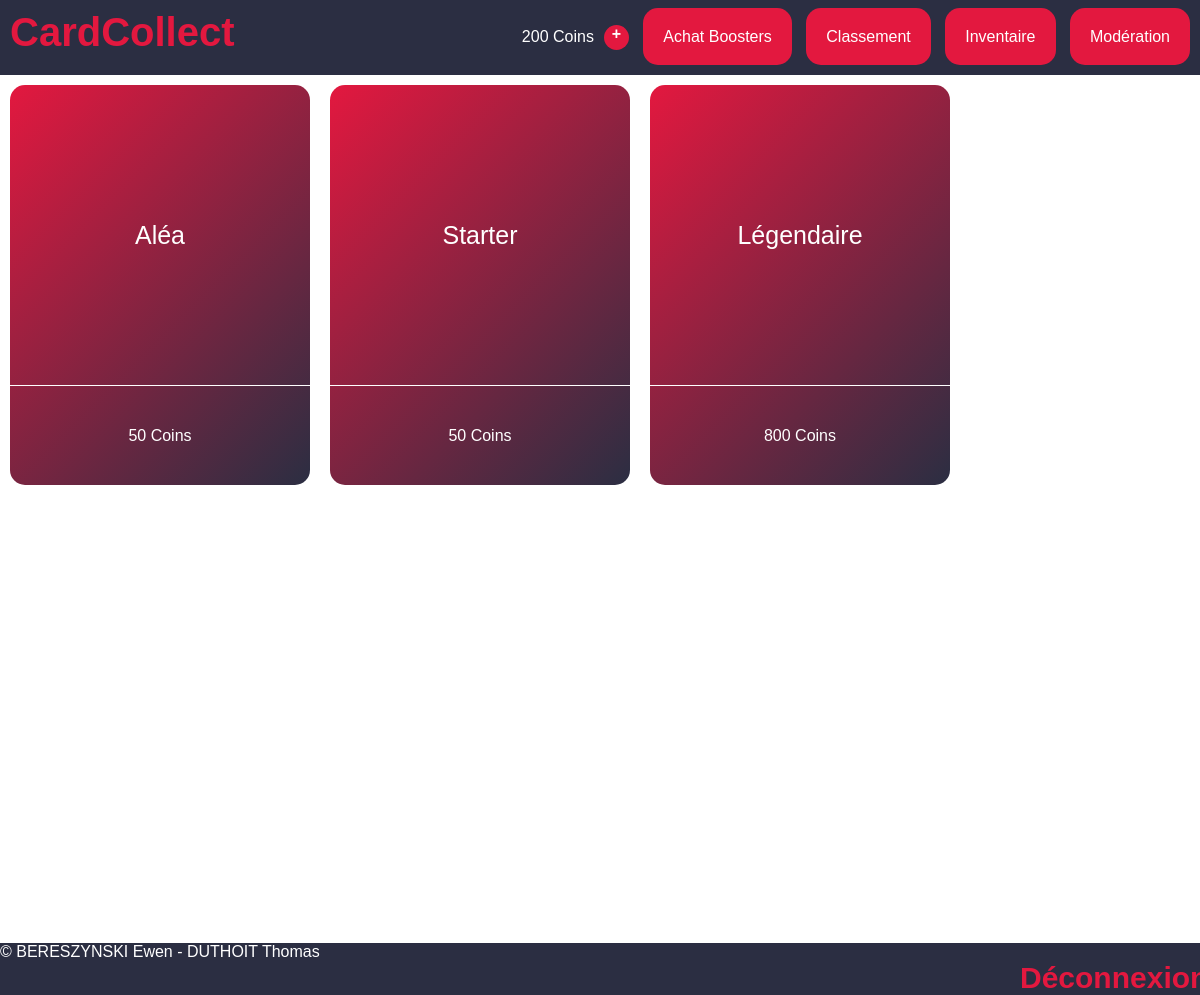
/index.php?view=shop (signed in), run on the app's committed database.
### tables this page shows
CREATE TABLE `Users` (
  `id` int NOT NULL AUTO_INCREMENT,
  `mail` varchar(100) NOT NULL,
  `pseudo` varchar(20) NOT NULL,
  `pass` varchar(50) NOT NULL,
  `privileges` int NOT NULL DEFAULT 0,
  `allowed` int DEFAULT 1,
  `coins` int DEFAULT 200,

  PRIMARY KEY (id)
);

CREATE TABLE `Boosters` (
  `id` int NOT NULL AUTO_INCREMENT,
  `name` varchar(30) NOT NULL,
  `cost` int NOT NULL,
  `nbCommon` int NOT NULL,
  `nbUncommon` int NOT NULL,
  `nbEpic` int NOT NULL,
  `nbLegendary` int NOT NULL,
  `nbRandom` int NOT NULL,
  `inShop` int NOT NULL DEFAULT 1,

  PRIMARY KEY (id)
);

### libs/maLibUtils.php (called while the page is built, shortened)
<?php
function valider($nom,$type="REQUEST")
{
	switch($type)
	{
		case 'REQUEST':
		if(isset($_REQUEST[$nom]) && !($_REQUEST[$nom] == ""))
			return proteger($_REQUEST[$nom]);
		break;
		case 'GET':
		if(isset($_GET[$nom]) && !($_GET[$nom] == ""))
			return proteger($_GET[$nom]);
		break;
		case 'SESSION':
		if(isset($_SESSION[$nom]) && !($_SESSION[$nom] == ""))
			return $_SESSION[$nom];
		break;
	}
	return false;
}
function proteger($str)
{
	if (is_array($str))
	{
		$nextTab = array();
		foreach($str as $cle => $val)
		{
			$nextTab[$cle] = addslashes($val);
		}
		return $nextTab;
	}
	else
		return addslashes ($str);
}
?>

### libs/maLibSQL.pdo.php (called while the page is built, shortened)
<?php
include_once "config.php";
function SQLGetChamp($sql)
{
	global $BDD_host;
	global $BDD_base;
	global $BDD_user;
	global $BDD_password;
	try {
		$dbh = new PDO("mysql:host=$BDD_host;dbname=$BDD_base", $BDD_user, $BDD_password);
	} catch (PDOException $e) {
		die("<font color=\"red\">SQLGetChamp: Erreur de connexion : " . $e->getMessage() . "</font>");
	}
	$dbh->exec("SET CHARACTER SET utf8");
	$res = $dbh->query($sql);
	$num = $res->rowCount();
	$res->setFetchMode(PDO::FETCH_NUM);
	$ligne = $res->fetch();
	if ($ligne == false) return false;
	else return $ligne[0];
}
function SQLSelect($sql)
{
 	global $BDD_host;
	global $BDD_base;
 	global $BDD_user;
 	global $BDD_password;
	try {
		$dbh = new PDO("mysql:host=$BDD_host;dbname=$BDD_base", $BDD_user, $BDD_password);
	} catch (PDOException $e) {
		die("<font color=\"red\">SQLSelect: Erreur de connexion : " . $e->getMessage() . "</font>");
	}
	$dbh->exec("SET CHARACTER SET utf8");
	$res = $dbh->query($sql);
	$num = $res->rowCount();
	if ($num==0) return false;
	else return $res;
}
function parcoursRs($result)
{
	$result->setFetchMode(PDO::FETCH_ASSOC);
	while ($ligne = $result->fetch())
		$tab[]= $ligne;
	return $tab;
}
?>

### libs/modele.php (called while the page is built, shortened)
<?php
include_once "maLibSQL.pdo.php";
function getCoins($id){
  return SQLGetChamp("
  SELECT coins
  FROM Users
  WHERE id='$id';");
}
function listerBoosters($inshop = 0){
    $sql = "
    SELECT id, name, cost, nbCommon, nbUncommon, nbEpic, nbLegendary, nbRandom, inShop
    FROM Boosters";
    if ($inshop == 0) {
      $sql = $sql . ";";
    }
    else {
      $sql = $sql . " WHERE inShop;";
    }
  return parcoursRs(SQLSelect($sql));
}
?>

### templates/shop.php (the view, shortened to what this page needs)
<?php
$boosters = listerboosters(1);
echo "<div>";
for ($i=0; $i < count($boosters); $i++) {
	echo "<a href=\"index.php?view=boosterinfo&idBooster=" . $boosters[$i]["id"]. "\">";
	mkBooster($boosters[$i]["name"], $boosters[$i]["cost"] . " Coins");
	echo "</a>";
}
echo "</div>";
?>

### templates/header.php (shortened to what this page needs)
<!DOCTYPE html PUBLIC "-//W3C//DTD XHTML 1.0 Strict//EN" "http://www.w3.org/TR/xhtml1/DTD/xhtml1-strict.dtd">
<html xmlns="http://www.w3.org/1999/xhtml">
<head>
	<link rel="stylesheet" type="text/css" href="css/style.css">
</head>
<body>
<div id="site_header">
	<a id="site_logo" href="index.php?view=accueil">CardCollect</a>
<?php
echo "<div id=\"navbar_buttons\">";
	if (!valider("connected", "SESSION")) {
		echo "<a class=\"crimson_button\" href=\"index.php?view=login\">Connexion</a>\n";
		echo "<a class=\"crimson_button\" href=\"index.php?view=register\">Inscription</a>\n";
	}
	else {
		echo getCoins(valider("idUser", "SESSION")) . " Coins";
		echo "<a class=\"more_coins_btn\" href=\"index.php?view=questions\">+</a>\n";
		echo "<a class=\"crimson_button\" href=\"index.php?view=shop\">Achat Boosters</a>\n";
		echo "<a class=\"crimson_button\" href=\"index.php?view=podium\">Classement</a>\n";
		echo "<a class=\"crimson_button\" href=\"index.php?view=cardInventory\">Inventaire</a>\n";
	}
	if (valider("connected", "SESSION") && (valider("permissions", "SESSION") >= 1)) {
		echo "<a class=\"crimson_button\" href=\"index.php?view=moderation\">Modération</a>\n";
	}
echo "</div>";
?>
</div>
<div class="spacer"></div>

### libs/LibCardCollect.php (shortened to what this page needs)
<?php
function mkBooster($name, $cost, $cardsCount="NO", $id=0){
    if ($cardsCount == "NO") {
        echo "<div class=\"booster\">";
            echo "<span>" . $name . "</span>";
            echo "<p>". $cost . "</p>";
        echo "</div>";
    } else {
        echo "<a href=\"controleur.php?action=OuvrirBooster&idBooster=" . $id . "\"><div class=\"booster\">";
            echo "<span>" . $name . "</span>";
            echo "<p>". $cardsCount . " cartes</p>";
        echo "</div></a>";
    }
}
?>

### css/style.css (style rules this page uses)
:root { --crimson: #e3183f; --white: #ffffff; --black: #000000; --dark: #2b2e42; --dgray: #8d9aad; --lgray: #d9d9d9; --r1-bg: #8d9aad; --r2-bg: #00bf63; --r3-bg: #8c52ff; --r4-bg: linear-gradient(to right, #ffde59, #ff914d); --booster-bg: linear-gradient(135deg, var(--crimson) ,var(--dark)); --radial-bg: radial-gradient(var(--crimson), var(--dark) 80% ); --bg-t1: var(--r4-bg); --bg-t2: linear-gradient(to right, #ffffff, #241f1c); --bg-t3: linear-gradient(to right, #bd6218, #ff7017); --reveal-glow: rgba(255, 255, 255, 0.363); --card-shadow: rgba(0, 0, 0, 0.103); }
* { font-family: sans-serif; }
body { margin: 0; padding: 0; min-height: 100vh; }
.crimson_button { background-color: var(--crimson); color: var(--white); text-decoration: none; padding: 20px; border-radius: 15px; transition-duration: .3s; }
.booster { width: 300px; height: 400px; border-radius: 15px; text-align: center; background: var(--booster-bg); display: inline-block; margin: 10px; }
.booster p { color: var(--white); border-top: 1px solid var(--white); margin-top: 0px; height: 100px; vertical-align: middle; line-height: 100px; }
.booster span { color: var(--white); font-size: 25px; margin: 10px 10px 0 10px; padding-bottom: 50px; border-radius: 15px; line-height: 300px; }
#site_header { background-color: var(--dark); display: inline-block; height: 75px; width: 100vw; z-index: 2; position: absolute; top: 0; }
.spacer { height: 75px; }
#site_logo { color: var(--crimson); text-decoration: none; font-weight: bold; font-size: 40px; position: absolute; left: 10px; top: 10px; }
#navbar_buttons { display: inline-block; position: absolute; right: 10px; top: 25px; color: var(--white); }
#navbar_buttons>a { margin-left: 10px; }
.more_coins_btn { display: inline-block; background-color: var(--crimson); color: var(--white); text-decoration: none; width: 25px; height: 25px; text-align: center; border-radius: 50%; font-weight: bold; vertical-align: middle; transition-duration: .5s; }

### data on the page
users: coins "200"
boosters: name "Aléa", cost "50 Coins"
boosters: name "Starter", cost "50 Coins"
boosters: name "Légendaire", cost "800 Coins"
